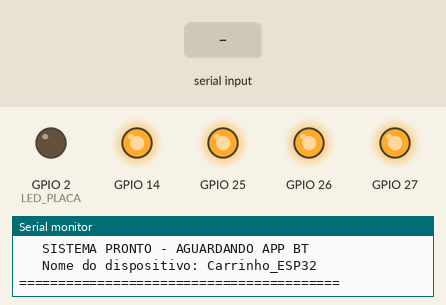
This sketch was run on a simulated ESP32. On the bench: output pins drawn as LEDs (lit = HIGH), the last lines printed to the serial monitor. The test bench sets the inputs (shaded band). Nothing arrives over Bluetooth unless stated.

Above: at 1.5 s.
1.6 s: "D\n" received over the second serial link
At 1.83 s:
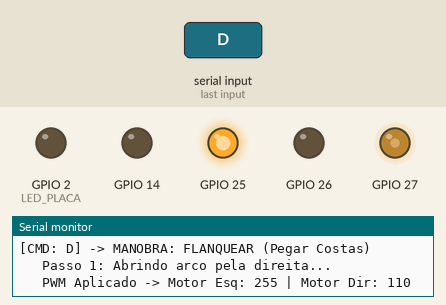
3.9 s: "F\n" received over the second serial link
At 5.1 s:
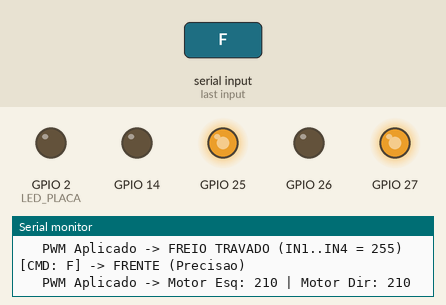
5.4 s: "B\n" received over the second serial link
At 6.4 s:
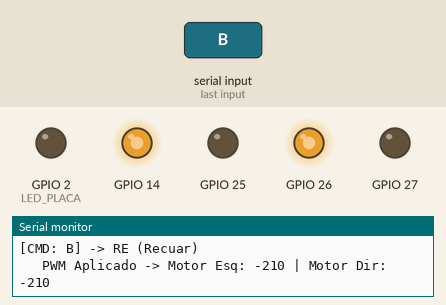
6.9 s: "L\n" received over the second serial link
At 7.5 s:
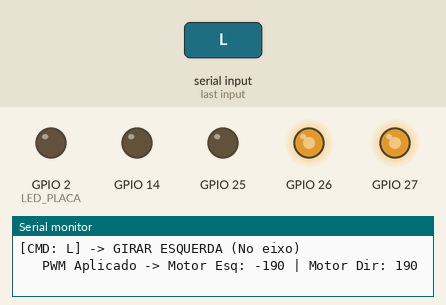
8.4 s: "R\n" received over the second serial link
At 8.7 s:
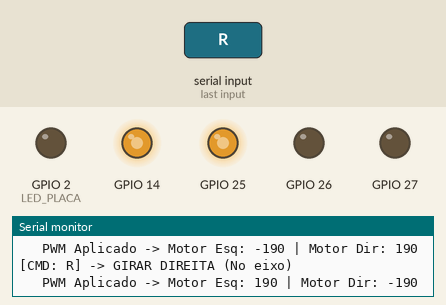
9.9 s: "S\n" received over the second serial link
At 11.0 s:
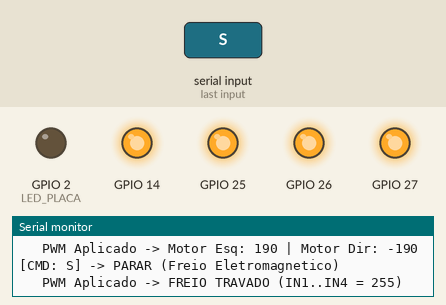
Timing chart, 0 to 12.4 s (numbered marks = the images above; inputs shaded):
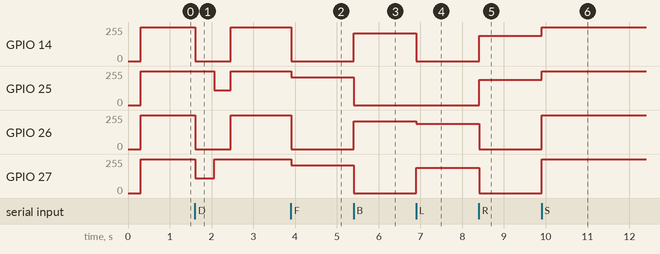

Measured:
- after the input at 1.6 s, GPIO 14, GPIO 26: 255/255 → 0/255 at once, → 255/255 0.85 s later; GPIO 25: 255/255 → 110/255 after 0.46 s, → 255/255 0.40 s later; GPIO 27: 255/255 → 110/255 at once, → 255/255 0.45 s later
- after the input at 3.9 s, GPIO 14, GPIO 26: 255/255 → 0/255 at once; GPIO 25, GPIO 27: 255/255 → 209/255 at once
- after the input at 5.4 s, GPIO 14, GPIO 26: 0/255 → 209/255 at once; GPIO 25, GPIO 27: 209/255 → 0/255 at once
- after the input at 6.9 s, GPIO 14: 209/255 → 0/255 at once; GPIO 26: 209/255 → 189/255 at once; GPIO 27: 0/255 → 189/255 at once
- after the input at 8.4 s, GPIO 14, GPIO 25: 0/255 → 189/255 at once; GPIO 26, GPIO 27: 189/255 → 0/255 at once
- after the input at 9.9 s, GPIO 14, GPIO 25: 189/255 → 255/255 at once; GPIO 26, GPIO 27: 0/255 → 255/255 at once

The sketch:

code.ino
```cpp
#include "BluetoothSerial.h"
#include "esp_system.h"

BluetoothSerial SerialBT;

// ---------- PINOS (iguais ao código original) ----------
const int IN1 = 25;
const int IN2 = 26;
const int IN3 = 27;
const int IN4 = 14;
const int LED_PLACA = 2;

const int freq = 5000;
const int res = 8;

// ---------- ESTADO DA CONEXAO ----------
// Estas flags são ligadas pelo callback do Bluetooth e tratadas no loop()
volatile bool eventoConectou = false;
volatile bool eventoDesconectou = false;
bool conectado = false;

// ---------- MANOBRAS SEM delay() ----------
enum Manobra { NENHUMA, FLANQUEAR_1, FLANQUEAR_2, GIRAR_90, MEIA_VOLTA };
Manobra manobraAtual = NENHUMA;
unsigned long manobraInicio = 0;

// ---------- PWM compativel com core ESP32 2.x e 3.x ----------
void pwmInicia(int pino, int canal) {
#if ESP_ARDUINO_VERSION_MAJOR >= 3
  ledcAttach(pino, freq, res);
#else
  ledcSetup(canal, freq, res);
  ledcAttachPin(pino, canal);
#endif
}

void pwmEscreve(int pino, int valor) {
#if ESP_ARDUINO_VERSION_MAJOR >= 3
  ledcWrite(pino, valor);
#else
  int canal = (pino == IN1) ? 0 : (pino == IN2) ? 1 : (pino == IN3) ? 2 : 3;
  ledcWrite(canal, valor);
#endif
}

// ---------- CALLBACK DO BLUETOOTH ----------
void aoEventoBluetooth(esp_spp_cb_event_t evento, esp_spp_cb_param_t *param) {
  if (evento == ESP_SPP_SRV_OPEN_EVT) {
    eventoConectou = true;
  } else if (evento == ESP_SPP_CLOSE_EVT) {
    eventoDesconectou = true;
  }
}

void mostrarMotivoReset() {
  esp_reset_reason_t motivo = esp_reset_reason();
  Serial.print("Motivo do ultimo reset: ");
  switch (motivo) {
    case ESP_RST_POWERON:  Serial.println("ligou na energia (normal)"); break;
    case ESP_RST_SW:       Serial.println("reset por software"); break;
    case ESP_RST_PANIC:    Serial.println("ERRO NO CODIGO (panic)"); break;
    case ESP_RST_BROWNOUT: Serial.println("QUEDA DE TENSAO (brownout) - problema de energia!"); break;
    case ESP_RST_WDT:
    case ESP_RST_INT_WDT:
    case ESP_RST_TASK_WDT: Serial.println("watchdog (programa travou)"); break;
    default:               Serial.println((int)motivo); break;
  }
}

void setup() {
  Serial.begin(115200);
  delay(300);
  pinMode(LED_PLACA, OUTPUT);
  mostrarMotivoReset();

  pwmInicia(IN1, 0);
  pwmInicia(IN2, 1);
  pwmInicia(IN3, 2);
  pwmInicia(IN4, 3);
  parar(false);

  SerialBT.register_callback(aoEventoBluetooth);
  if (!SerialBT.begin("Carrinho_ESP32")) {
    Serial.println("[ERRO] Falha ao iniciar o Bluetooth!");
    while (true) delay(1000);
  }

  Serial.println("=========================================");
  Serial.println("   SISTEMA PRONTO - AGUARDANDO APP BT    ");
  Serial.println("   Nome do dispositivo: Carrinho_ESP32   ");
  Serial.println("=========================================");
}

void loop() {
  if (eventoConectou) {
    eventoConectou = false;
    conectado = true;
    Serial.println("\n>>> [STATUS] CELULAR CONECTADO VIA BLUETOOTH! <<<");
    digitalWrite(LED_PLACA, HIGH);
  }

  if (eventoDesconectou) {
    eventoDesconectou = false;
    conectado = false;
    Serial.println("\n>>> [STATUS] CELULAR DESCONECTADO! <<<");
    digitalWrite(LED_PLACA, LOW);
    manobraAtual = NENHUMA;
    parar(true);
  }

  atualizarManobra();

  while (SerialBT.available()) {
    char cmd = SerialBT.read();
    digitalWrite(LED_PLACA, LOW);
    executarComando(cmd);
    if (conectado) digitalWrite(LED_PLACA, HIGH);
  }
}

void iniciarManobra(Manobra m) {
  manobraAtual = m;
  manobraInicio = millis();
}

// Controla o tempo das manobras sem travar o programa
void atualizarManobra() {
  if (manobraAtual == NENHUMA) return;
  unsigned long dt = millis() - manobraInicio;

  switch (manobraAtual) {
    case FLANQUEAR_1:
      if (dt >= 450) {
        Serial.println("   Passo 2: Fechando arco atras do oponente...");
        moverMotores(110, 255);
        iniciarManobra(FLANQUEAR_2);
      }
      break;

    case FLANQUEAR_2:
      if (dt >= 400) {
        Serial.println("   Passo 3: Concluido.");
        manobraAtual = NENHUMA;
        parar(true);
      }
      break;

    case GIRAR_90:
      if (dt >= 300) {
        manobraAtual = NENHUMA;
        parar(true);
      }
      break;

    case MEIA_VOLTA:
      if (dt >= 580) {
        manobraAtual = NENHUMA;
        parar(true);
      }
      break;

    default:
      break;
  }
}

void executarComando(char cmd) {
  if (cmd == '\n' || cmd == '\r') return;

  // Qualquer comando novo cancela uma manobra em andamento (o 'S' agora funciona sempre)
  manobraAtual = NENHUMA;

  Serial.print("[CMD: ");
  Serial.print(cmd);
  Serial.print("] -> ");

  switch (cmd) {
    // --- PILOTAGEM MANUAL ---
    case 'F':
      Serial.println("FRENTE (Precisao)");
      moverMotores(210, 210);
      break;

    case 'B':
      Serial.println("RE (Recuar)");
      moverMotores(-210, -210);
      break;

    case 'L':
      Serial.println("GIRAR ESQUERDA (No eixo)");
      moverMotores(-190, 190);
      break;

    case 'R':
      Serial.println("GIRAR DIREITA (No eixo)");
      moverMotores(190, -190);
      break;

    case 'S':
      Serial.println("PARAR (Freio Eletromagnetico)");
      parar(true);
      break;

    // --- MANOBRAS DE COMBATE ---
    case 'T':
      Serial.println("TURBO / INVESTIDA (100% Potencia!)");
      moverMotores(255, 255);
      break;

    case 'D':
      Serial.println("MANOBRA: FLANQUEAR (Pegar Costas)");
      Serial.println("   Passo 1: Abrindo arco pela direita...");
      moverMotores(255, 110);
      iniciarManobra(FLANQUEAR_1);
      break;

    case 'G':
      Serial.println("MANOBRA: GIRAR 90 GRAUS");
      moverMotores(230, -230);
      iniciarManobra(GIRAR_90);
      break;

    case 'U':
      Serial.println("MANOBRA: MEIA-VOLTA 180 GRAUS");
      moverMotores(240, -240);
      iniciarManobra(MEIA_VOLTA);
      break;

    case 'C':
      Serial.println("MANOBRA: ANDAR EM CIRCULO PEQUENO");
      moverMotores(255, 85);
      break;

    default:
      Serial.println("COMANDO DESCONHECIDO");
      break;
  }
}

void moverMotores(int velEsq, int velDir) {
  Serial.print("   PWM Aplicado -> Motor Esq: ");
  Serial.print(velEsq);
  Serial.print(" | Motor Dir: ");
  Serial.println(velDir);

  if (velEsq >= 0) {
    pwmEscreve(IN1, velEsq);
    pwmEscreve(IN2, 0);
  } else {
    pwmEscreve(IN1, 0);
    pwmEscreve(IN2, -velEsq);
  }

  if (velDir >= 0) {
    pwmEscreve(IN3, velDir);
    pwmEscreve(IN4, 0);
  } else {
    pwmEscreve(IN3, 0);
    pwmEscreve(IN4, -velDir);
  }
}

void parar(bool imprimirLog) {
  if (imprimirLog) {
    Serial.println("   PWM Aplicado -> FREIO TRAVADO (IN1..IN4 = 255)");
  }
  pwmEscreve(IN1, 255);
  pwmEscreve(IN2, 255);
  pwmEscreve(IN3, 255);
  pwmEscreve(IN4, 255);
}
```
